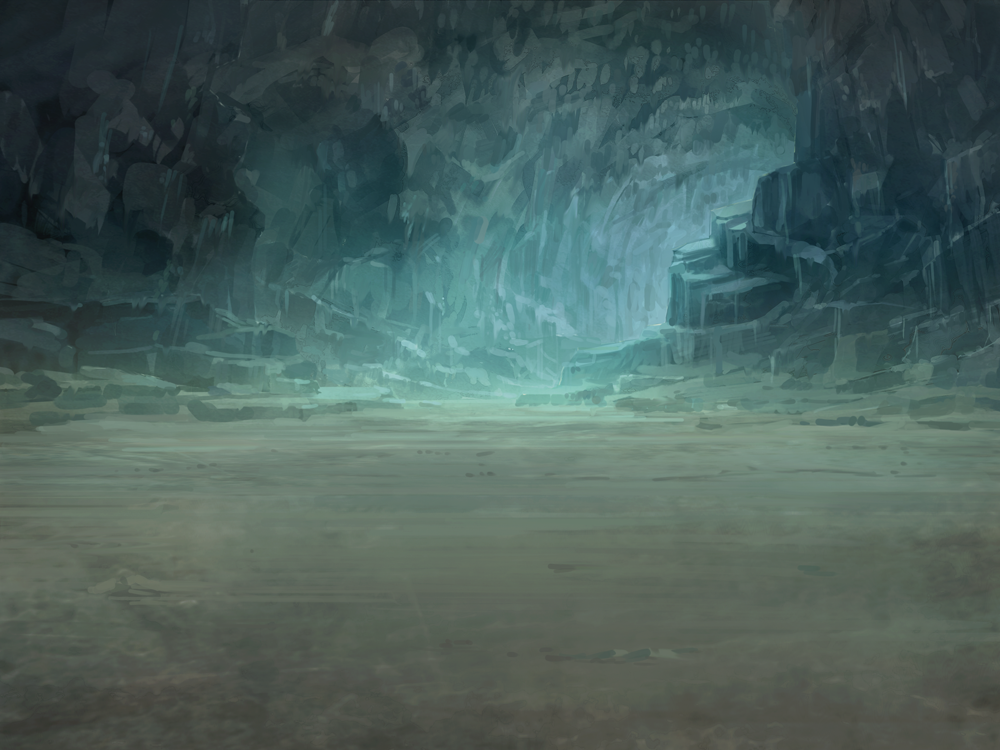
#> input picture 158e35945dfb441ed15105ed7c0e7849.png, 1000 x 750 px, given in place of the camera
$ python execute.py
#> lines starting #> are read from the running program, lines starting #| are printed output that depends on the picture
import cv2
import numpy as np
from IPython import display
from matplotlib import pyplot as plt
import datetime
import os
import time
import firebase_admin
from firebase_admin import credentials
from firebase_admin import firestore, storage


if __name__ == '__main__':
    cred = credentials.Certificate(
        "/Users/daiki.m/Desktop/supporters/gikucamp-firebase-adminsdk-bw43u-2fb954e096.json")
    firebase_admin.initialize_app(cred, {'storageBucket': 'gikucamp.appspot.com'})
    db = firestore.client()
    doc_ref = db.collection(u'data').document(u'90TwVL13wTuPpmCgw24C')
    ref = db.collection(u'data')
    docs = ref.stream()

    bucket = storage.bucket()
    filename = 'outline.png'
    content_type = 'outline/png'
    blob = bucket.blob(filename)


    for i in range(0, 100, 20):
        filename = f"outline{i}.png"

        # 現在画像を取り込む
        camera = cv2.VideoCapture(1)
        ret, frame = camera.read()
#> frame is the input picture: shape (750, 1000, 3); mean B, G, R 91.9, 95.9, 74.3
        if ret:
            print('Success')
            cv2.imwrite('final.png', frame)

        else:
            print('Failed')

        time.sleep(5)

        # 画像の読み込み
        img_src1 = cv2.imread("start.png", 0)
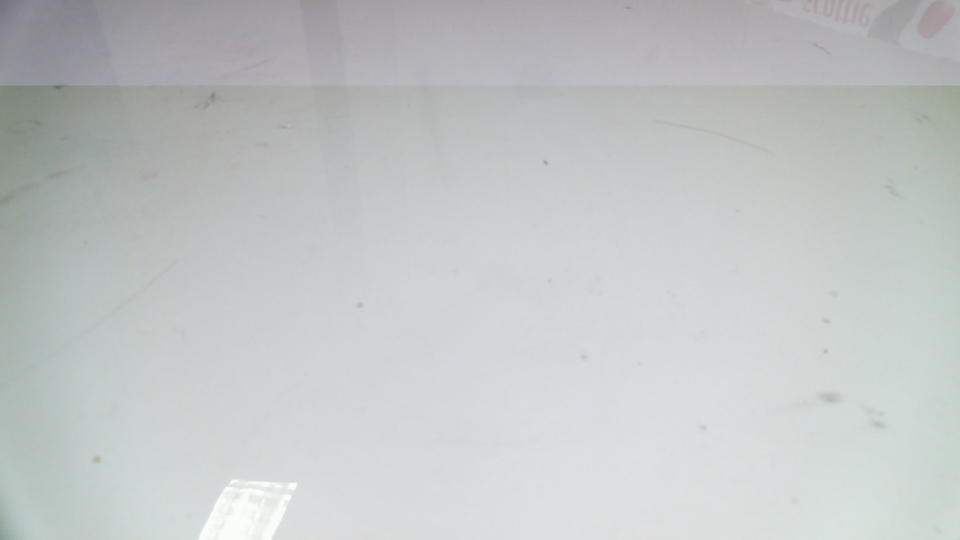
#> input picture start.png, 1920 x 1080 px (shown at 1/2 size)
#> img_src1: shape (1080, 1920); min 102, max 253, mean 196
        img_src2 = cv2.imread("final.png", 0)
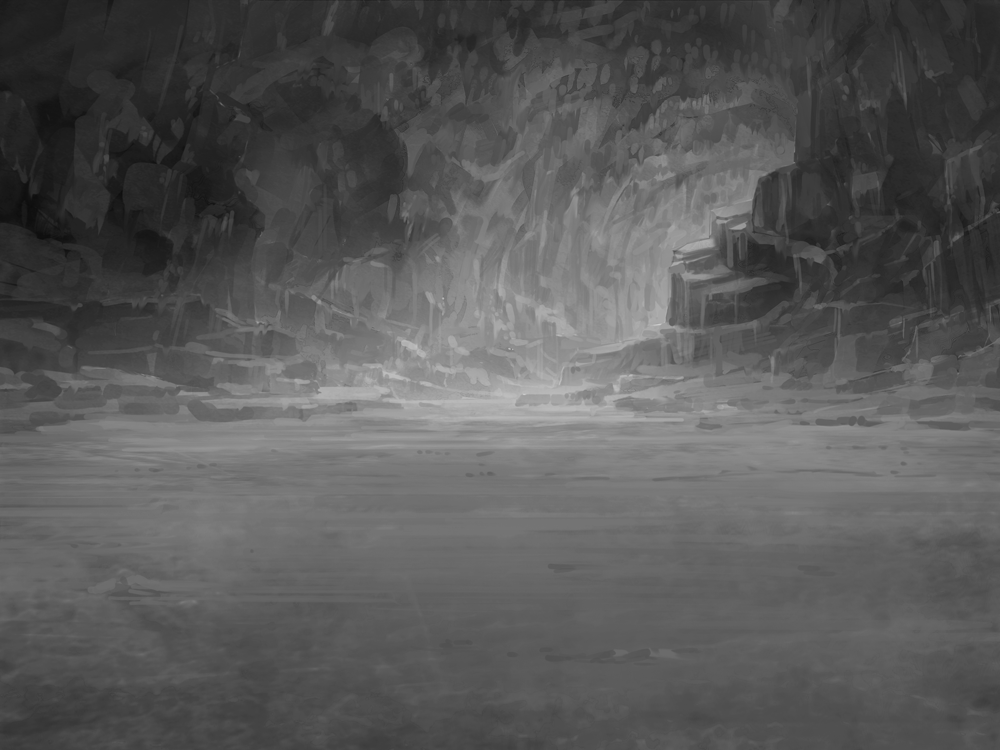
#> img_src2: shape (750, 1000); min 13, max 206, mean 88.5

        fgbg = cv2.createBackgroundSubtractorMOG2()

        fgmask = fgbg.apply(img_src1)
#> fgmask: shape (1080, 1920); every value is 127
        fgmask = fgbg.apply(img_src2)
#> fgmask: shape (750, 1000); every value is 127

        # 表示
        #cv2.imshow('frame', fgmask)

        # 検出画像
        bg_diff_path = 'result.png'
        cv2.imwrite(bg_diff_path, fgmask)
        print('Success2')

        # 画像読み込み
        img = cv2.imread('result.png')
#> img: shape (750, 1000, 3); every value is 127

        # グレースケール化
        gray = cv2.cvtColor(img, cv2.COLOR_BGR2GRAY)

        # 2値化
        ret, bin_img = cv2.threshold(gray, 86, 100, cv2.THRESH_BINARY_INV)
#> bin_img: shape (750, 1000); every value is 0
        # cv2.imshow(bin_img)
        threshold = 120
        bin_img = gray.copy()
        bin_img[bin_img < threshold] = 0
        bin_img[bin_img >= threshold] = 255
#> bin_img: shape (750, 1000); every value is 255
        # 輪郭抽出
        contours, hierarchy = cv2.findContours(bin_img, cv2.RETR_EXTERNAL, cv2.CHAIN_APPROX_SIMPLE)
#> contours = [[[0, 0], [0, 749], [999, 749], [999, 0]]]

        # 小さい輪郭を削除
        contours = list(filter(lambda x: cv2.contourArea(x) > 100000, contours))

        # 輪郭を描写
        cv2.drawContours(img, contours, -1, color=(0, 255, 0), thickness=5)
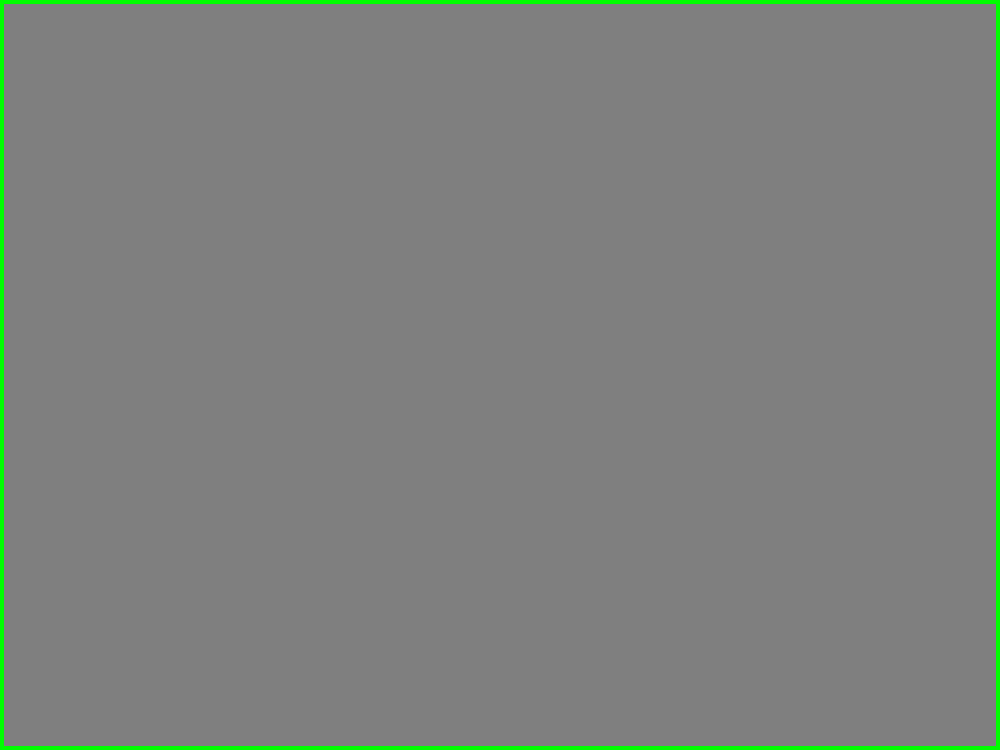
#> img: shape (750, 1000, 3); mean B, G, R 124.6, 129.4, 124.6

        final_area = 0

        for i in range(len(contours)):
            area = cv2.contourArea(contours[i])
            print(i, area)
            final_area = final_area + area
#> this loop made 1 pass
#> (area, final_area) on pass 1: (748251, 748251)
#| 0 748251.0
#> after the loop, final_area = 748251

        cv2.imshow('', img)
        cv2.imwrite(f'outline{i}.png', img)
        print(final_area)
#| 748251.0

        # [7 lines of commented-out code are left out]

        for doc in docs:
            print(u'{} => {}'.format(doc.id, doc.to_dict()))
        ###################################################################################

        input_cvdata = final_area
#> input_cvdata = 748251
        ####################################################################################
        # doc_ref = db.collection(u'data').document(u'90TwVL13wTuPpmCgw24C')
        doc_ref.set({
            u'amount': f"{input_cvdata}",
        })

#> (the run stopped early here; a loop or call above may not have finished)
